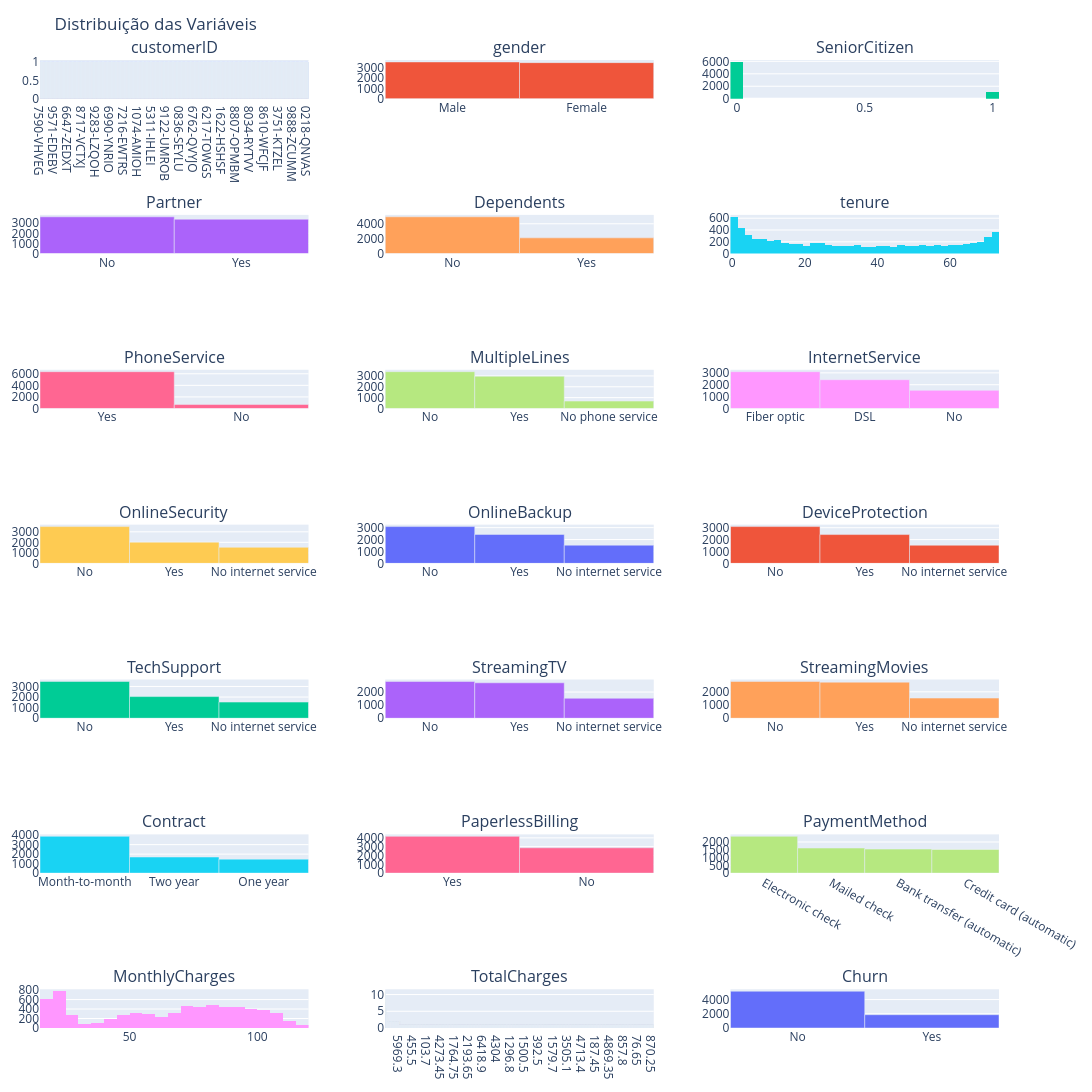

Here is the notebook cell this chart was saved with:
### Code cell
cols = df.columns  # agora inclui tudo (numéricas + categóricas)
n = len(cols)

ncols = 3
nrows = int(np.ceil(n / ncols))

fig = make_subplots(
    rows=nrows,
    cols=ncols,
    subplot_titles=cols,
    horizontal_spacing=0.08,  # controla espaço horizontal
    vertical_spacing=0.12     # controla espaço vertical
)

for i, col in enumerate(cols):
    
    row = i // ncols + 1
    col_pos = i % ncols + 1
    
    if df[col].dtype == 'object':
        counts = df[col].value_counts()
        fig.add_trace(
            go.Bar(x=counts.index, y=counts.values, name=col),
            row=row,
            col=col_pos
        )
    else:
        fig.add_trace(
            go.Histogram(x=df[col], nbinsx=50, name=col),
            row=row,
            col=col_pos
        )

fig.update_layout(
    height=320 * nrows,   # aumenta um pouco pra dar respiro
    width=1100,
    title="Distribuição das Variáveis",
    showlegend=False,
    margin=dict(t=60, l=40, r=40, b=40)
)

fig.show()

### Figure 1 — Plotly figure (JSON) as saved in the notebook; plotly's stock layout.template omitted (floating-point values rounded to 4 significant figures; data arrays with more than 128 entries replaced by an {"elided": "..."} marker saying what was removed)
{"data": [{"name": "customerID", "type": "bar", "x": {"elided": "7043 str values"}, "xaxis": "x", "y": {"elided": "7043 int values"}, "yaxis": "y"}, {"name": "gender", "type": "bar", "x": ["Male", "Female"], "xaxis": "x2", "y": [3555, 3488], "yaxis": "y2"}, {"name": "SeniorCitizen", "nbinsx": 50, "type": "histogram", "x": {"elided": "7043 int values"}, "xaxis": "x3", "yaxis": "y3"}, {"name": "Partner", "type": "bar", "x": ["No", "Yes"], "xaxis": "x4", "y": [3641, 3402], "yaxis": "y4"}, {"name": "Dependents", "type": "bar", "x": ["No", "Yes"], "xaxis": "x5", "y": [4933, 2110], "yaxis": "y5"}, {"name": "tenure", "nbinsx": 50, "type": "histogram", "x": {"elided": "7043 int values"}, "xaxis": "x6", "yaxis": "y6"}, {"name": "PhoneService", "type": "bar", "x": ["Yes", "No"], "xaxis": "x7", "y": [6361, 682], "yaxis": "y7"}, {"name": "MultipleLines", "type": "bar", "x": ["No", "Yes", "No phone service"], "xaxis": "x8", "y": [3390, 2971, 682], "yaxis": "y8"}, {"name": "InternetService", "type": "bar", "x": ["Fiber optic", "DSL", "No"], "xaxis": "x9", "y": [3096, 2421, 1526], "yaxis": "y9"}, {"name": "OnlineSecurity", "type": "bar", "x": ["No", "Yes", "No internet service"], "xaxis": "x10", "y": [3498, 2019, 1526], "yaxis": "y10"}, {"name": "OnlineBackup", "type": "bar", "x": ["No", "Yes", "No internet service"], "xaxis": "x11", "y": [3088, 2429, 1526], "yaxis": "y11"}, {"name": "DeviceProtection", "type": "bar", "x": ["No", "Yes", "No internet service"], "xaxis": "x12", "y": [3095, 2422, 1526], "yaxis": "y12"}, {"name": "TechSupport", "type": "bar", "x": ["No", "Yes", "No internet service"], "xaxis": "x13", "y": [3473, 2044, 1526], "yaxis": "y13"}, {"name": "StreamingTV", "type": "bar", "x": ["No", "Yes", "No internet service"], "xaxis": "x14", "y": [2810, 2707, 1526], "yaxis": "y14"}, {"name": "StreamingMovies", "type": "bar", "x": ["No", "Yes", "No internet service"], "xaxis": "x15", "y": [2785, 2732, 1526], "yaxis": "y15"}, {"name": "Contract", "type": "bar", "x": ["Month-to-month", "Two year", "One year"], "xaxis": "x16", "y": [3875, 1695, 1473], "yaxis": "y16"}, {"name": "PaperlessBilling", "type": "bar", "x": ["Yes", "No"], "xaxis": "x17", "y": [4171, 2872], "yaxis": "y17"}, {"name": "PaymentMethod", "type": "bar", "x": ["Electronic check", "Mailed check", "Bank transfer (automatic)", "Credit card (automatic)"], "xaxis": "x18", "y": [2365, 1612, 1544, 1522], "yaxis": "y18"}, {"name": "MonthlyCharges", "nbinsx": 50, "type": "histogram", "x": {"elided": "7043 float values"}, "xaxis": "x19", "yaxis": "y19"}, {"name": "TotalCharges", "type": "bar", "x": {"elided": "6531 str values"}, "xaxis": "x20", "y": {"elided": "6531 int values"}, "yaxis": "y20"}, {"name": "Churn", "type": "bar", "x": ["No", "Yes"], "xaxis": "x21", "y": [5174, 1869], "yaxis": "y21"}], "layout": {"annotations": [{"font": {"size": 16}, "showarrow": false, "text": "customerID", "x": 0.14, "xanchor": "center", "xref": "paper", "y": 1, "yanchor": "bottom", "yref": "paper"}, {"font": {"size": 16}, "showarrow": false, "text": "gender", "x": 0.5, "xanchor": "center", "xref": "paper", "y": 1, "yanchor": "bottom", "yref": "paper"}, {"font": {"size": 16}, "showarrow": false, "text": "SeniorCitizen", "x": 0.86, "xanchor": "center", "xref": "paper", "y": 1, "yanchor": "bottom", "yref": "paper"}, {"font": {"size": 16}, "showarrow": false, "text": "Partner", "x": 0.14, "xanchor": "center", "xref": "paper", "y": 0.84, "yanchor": "bottom", "yref": "paper"}, {"font": {"size": 16}, "showarrow": false, "text": "Dependents", "x": 0.5, "xanchor": "center", "xref": "paper", "y": 0.84, "yanchor": "bottom", "yref": "paper"}, {"font": {"size": 16}, "showarrow": false, "text": "tenure", "x": 0.86, "xanchor": "center", "xref": "paper", "y": 0.84, "yanchor": "bottom", "yref": "paper"}, {"font": {"size": 16}, "showarrow": false, "text": "PhoneService", "x": 0.14, "xanchor": "center", "xref": "paper", "y": 0.68, "yanchor": "bottom", "yref": "paper"}, {"font": {"size": 16}, "showarrow": false, "text": "MultipleLines", "x": 0.5, "xanchor": "center", "xref": "paper", "y": 0.68, "yanchor": "bottom", "yref": "paper"}, {"font": {"size": 16}, "showarrow": false, "text": "InternetService", "x": 0.86, "xanchor": "center", "xref": "paper", "y": 0.68, "yanchor": "bottom", "yref": "paper"}, {"font": {"size": 16}, "showarrow": false, "text": "OnlineSecurity", "x": 0.14, "xanchor": "center", "xref": "paper", "y": 0.52, "yanchor": "bottom", "yref": "paper"}, {"font": {"size": 16}, "showarrow": false, "text": "OnlineBackup", "x": 0.5, "xanchor": "center", "xref": "paper", "y": 0.52, "yanchor": "bottom", "yref": "paper"}, {"font": {"size": 16}, "showarrow": false, "text": "DeviceProtection", "x": 0.86, "xanchor": "center", "xref": "paper", "y": 0.52, "yanchor": "bottom", "yref": "paper"}, {"font": {"size": 16}, "showarrow": false, "text": "TechSupport", "x": 0.14, "xanchor": "center", "xref": "paper", "y": 0.36, "yanchor": "bottom", "yref": "paper"}, {"font": {"size": 16}, "showarrow": false, "text": "StreamingTV", "x": 0.5, "xanchor": "center", "xref": "paper", "y": 0.36, "yanchor": "bottom", "yref": "paper"}, {"font": {"size": 16}, "showarrow": false, "text": "StreamingMovies", "x": 0.86, "xanchor": "center", "xref": "paper", "y": 0.36, "yanchor": "bottom", "yref": "paper"}, {"font": {"size": 16}, "showarrow": false, "text": "Contract", "x": 0.14, "xanchor": "center", "xref": "paper", "y": 0.2, "yanchor": "bottom", "yref": "paper"}, {"font": {"size": 16}, "showarrow": false, "text": "PaperlessBilling", "x": 0.5, "xanchor": "center", "xref": "paper", "y": 0.2, "yanchor": "bottom", "yref": "paper"}, {"font": {"size": 16}, "showarrow": false, "text": "PaymentMethod", "x": 0.86, "xanchor": "center", "xref": "paper", "y": 0.2, "yanchor": "bottom", "yref": "paper"}, {"font": {"size": 16}, "showarrow": false, "text": "MonthlyCharges", "x": 0.14, "xanchor": "center", "xref": "paper", "y": 0.04, "yanchor": "bottom", "yref": "paper"}, {"font": {"size": 16}, "showarrow": false, "text": "TotalCharges", "x": 0.5, "xanchor": "center", "xref": "paper", "y": 0.04, "yanchor": "bottom", "yref": "paper"}, {"font": {"size": 16}, "showarrow": false, "text": "Churn", "x": 0.86, "xanchor": "center", "xref": "paper", "y": 0.04, "yanchor": "bottom", "yref": "paper"}], "height": 2240, "margin": {"b": 40, "l": 40, "r": 40, "t": 60}, "showlegend": false, "title": {"text": "Distribuição das Variáveis"}, "width": 1100, "xaxis": {"anchor": "y", "domain": [0, 0.28]}, "xaxis10": {"anchor": "y10", "domain": [0, 0.28]}, "xaxis11": {"anchor": "y11", "domain": [0.36, 0.64]}, "xaxis12": {"anchor": "y12", "domain": [0.72, 1]}, "xaxis13": {"anchor": "y13", "domain": [0, 0.28]}, "xaxis14": {"anchor": "y14", "domain": [0.36, 0.64]}, "xaxis15": {"anchor": "y15", "domain": [0.72, 1]}, "xaxis16": {"anchor": "y16", "domain": [0, 0.28]}, "xaxis17": {"anchor": "y17", "domain": [0.36, 0.64]}, "xaxis18": {"anchor": "y18", "domain": [0.72, 1]}, "xaxis19": {"anchor": "y19", "domain": [0, 0.28]}, "xaxis2": {"anchor": "y2", "domain": [0.36, 0.64]}, "xaxis20": {"anchor": "y20", "domain": [0.36, 0.64]}, "xaxis21": {"anchor": "y21", "domain": [0.72, 1]}, "xaxis3": {"anchor": "y3", "domain": [0.72, 1]}, "xaxis4": {"anchor": "y4", "domain": [0, 0.28]}, "xaxis5": {"anchor": "y5", "domain": [0.36, 0.64]}, "xaxis6": {"anchor": "y6", "domain": [0.72, 1]}, "xaxis7": {"anchor": "y7", "domain": [0, 0.28]}, "xaxis8": {"anchor": "y8", "domain": [0.36, 0.64]}, "xaxis9": {"anchor": "y9", "domain": [0.72, 1]}, "yaxis": {"anchor": "x", "domain": [0.96, 1]}, "yaxis10": {"anchor": "x10", "domain": [0.48, 0.52]}, "yaxis11": {"anchor": "x11", "domain": [0.48, 0.52]}, "yaxis12": {"anchor": "x12", "domain": [0.48, 0.52]}, "yaxis13": {"anchor": "x13", "domain": [0.32, 0.36]}, "yaxis14": {"anchor": "x14", "domain": [0.32, 0.36]}, "yaxis15": {"anchor": "x15", "domain": [0.32, 0.36]}, "yaxis16": {"anchor": "x16", "domain": [0.16, 0.2]}, "yaxis17": {"anchor": "x17", "domain": [0.16, 0.2]}, "yaxis18": {"anchor": "x18", "domain": [0.16, 0.2]}, "yaxis19": {"anchor": "x19", "domain": [0, 0.04]}, "yaxis2": {"anchor": "x2", "domain": [0.96, 1]}, "yaxis20": {"anchor": "x20", "domain": [0, 0.04]}, "yaxis21": {"anchor": "x21", "domain": [0, 0.04]}, "yaxis3": {"anchor": "x3", "domain": [0.96, 1]}, "yaxis4": {"anchor": "x4", "domain": [0.8, 0.84]}, "yaxis5": {"anchor": "x5", "domain": [0.8, 0.84]}, "yaxis6": {"anchor": "x6", "domain": [0.8, 0.84]}, "yaxis7": {"anchor": "x7", "domain": [0.64, 0.68]}, "yaxis8": {"anchor": "x8", "domain": [0.64, 0.68]}, "yaxis9": {"anchor": "x9", "domain": [0.64, 0.68]}}}
